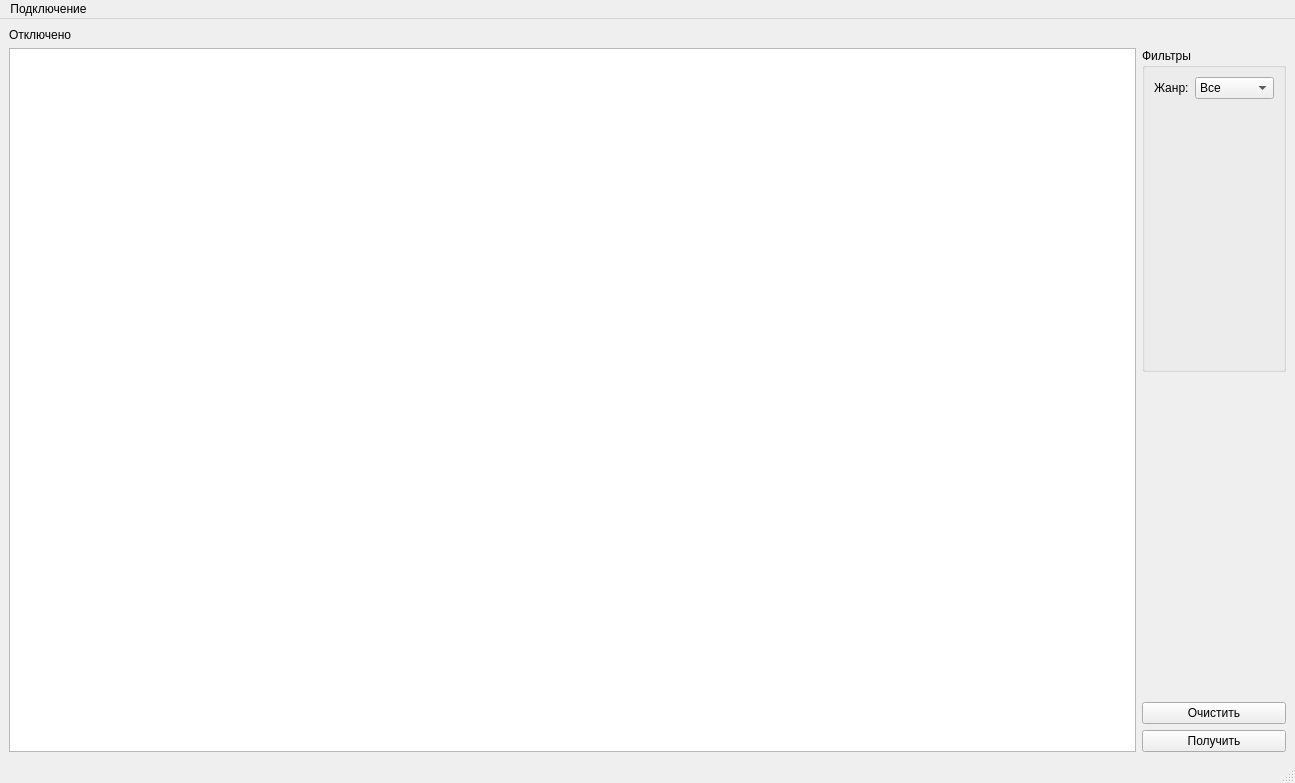
<?xml version="1.0" encoding="UTF-8"?>
<ui version="4.0">
 <class>MainWindow</class>
 <widget class="QMainWindow" name="MainWindow">
  <property name="geometry">
   <rect>
    <x>0</x>
    <y>0</y>
    <width>1295</width>
    <height>783</height>
   </rect>
  </property>
  <property name="sizePolicy">
   <sizepolicy hsizetype="Preferred" vsizetype="Expanding">
    <horstretch>0</horstretch>
    <verstretch>0</verstretch>
   </sizepolicy>
  </property>
  <property name="windowTitle">
   <string>MainWindow</string>
  </property>
  <widget class="QWidget" name="centralwidget">
   <layout class="QGridLayout" name="gridLayout">
    <item row="4" column="1">
     <widget class="QPushButton" name="pb_request">
      <property name="sizePolicy">
       <sizepolicy hsizetype="Minimum" vsizetype="Maximum">
        <horstretch>0</horstretch>
        <verstretch>0</verstretch>
       </sizepolicy>
      </property>
      <property name="text">
       <string>Получить</string>
      </property>
     </widget>
    </item>
    <item row="3" column="1">
     <widget class="QPushButton" name="pb_clear">
      <property name="sizePolicy">
       <sizepolicy hsizetype="Minimum" vsizetype="Maximum">
        <horstretch>0</horstretch>
        <verstretch>0</verstretch>
       </sizepolicy>
      </property>
      <property name="text">
       <string>Очистить</string>
      </property>
     </widget>
    </item>
    <item row="1" column="1">
     <widget class="QGroupBox" name="gb_filters">
      <property name="sizePolicy">
       <sizepolicy hsizetype="Preferred" vsizetype="Minimum">
        <horstretch>0</horstretch>
        <verstretch>0</verstretch>
       </sizepolicy>
      </property>
      <property name="title">
       <string>Фильтры</string>
      </property>
      <layout class="QFormLayout" name="formLayout">
       <item row="0" column="0">
        <widget class="QLabel" name="lb_category">
         <property name="text">
          <string>Жанр:</string>
         </property>
        </widget>
       </item>
       <item row="0" column="1">
        <widget class="QComboBox" name="cb_category">
         <item>
          <property name="text">
           <string>Все</string>
          </property>
         </item>
         <item>
          <property name="text">
           <string>Комедия</string>
          </property>
         </item>
         <item>
          <property name="text">
           <string>Ужасы</string>
          </property>
         </item>
        </widget>
       </item>
      </layout>
     </widget>
    </item>
    <item row="0" column="0">
     <widget class="QLabel" name="lb_statusConnect">
      <property name="sizePolicy">
       <sizepolicy hsizetype="Preferred" vsizetype="Maximum">
        <horstretch>0</horstretch>
        <verstretch>0</verstretch>
       </sizepolicy>
      </property>
      <property name="text">
       <string>Отключено</string>
      </property>
     </widget>
    </item>
    <item row="2" column="1">
     <spacer name="verticalSpacer">
      <property name="orientation">
       <enum>Qt::Vertical</enum>
      </property>
      <property name="sizeType">
       <enum>QSizePolicy::Minimum</enum>
      </property>
      <property name="sizeHint" stdset="0">
       <size>
        <width>20</width>
        <height>40</height>
       </size>
      </property>
     </spacer>
    </item>
    <item row="1" column="0" rowspan="4">
     <widget class="QTableView" name="tb_result"/>
    </item>
   </layout>
  </widget>
  <widget class="QMenuBar" name="menubar">
   <property name="geometry">
    <rect>
     <x>0</x>
     <y>0</y>
     <width>1295</width>
     <height>22</height>
    </rect>
   </property>
   <widget class="QMenu" name="menu">
    <property name="title">
     <string>Подключение</string>
    </property>
    <addaction name="act_addData"/>
    <addaction name="separator"/>
    <addaction name="act_connect"/>
   </widget>
   <addaction name="menu"/>
  </widget>
  <widget class="QStatusBar" name="statusbar"/>
  <action name="act_connect">
   <property name="text">
    <string>Подключиться</string>
   </property>
  </action>
  <action name="act_addData">
   <property name="text">
    <string>Ввести данные</string>
   </property>
  </action>
 </widget>
 <resources/>
 <connections/>
</ui>
